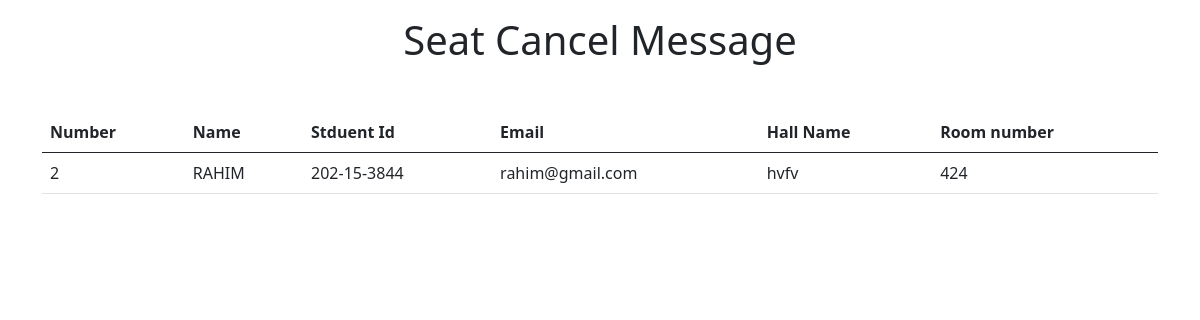
Page /seatcancelshowdata on the committed database.
### my_info/models.py (models this page shows)
class Seatcancle(models.Model):
    name = models.CharField(max_length=50,null=True)
    studentid = models.CharField(max_length=50,null=True)
    email = models.EmailField(max_length=100,null=True)
    hallname = models.CharField(max_length=100,null=True)
    roomno = models.TextField(max_length=500,null=True)

### my_info/views.py (the view)
# urls.py: path('seatcancelshowdata', views.seatcancelshowdata,name='seatcancelshowdata'),
def seatcancelshowdata(request):
    seatcancelshow = Seatcancle.objects.all()
    seatcancelshowdata = {'Seatcancle': seatcancelshow}
    return render(request,'seatcancelshowdata.html',seatcancelshowdata)

### templates/seatcancelshowdata.html (shortened to what this page needs)
<!doctype html>
<html lang="en">
  <head>
    <link href="https://cdn.jsdelivr.net/npm/bootstrap@5.0.2/dist/css/bootstrap.min.css" rel="stylesheet">
  </head>
  <body>
     <div class="text-center mt-3">
         <h1>Seat Cancel Message</h1>
     </div>
     <div class="container mt-5">
        <table class="table">
            <thead>
              <tr>
                <th scope="col">Number</th>
                <th scope="col">Name</th>
                <th scope="col">Stduent Id</th>
                <th scope="col">Email</th>
                <th scope="col">Hall Name</th>
                <th scope="col">Room number</th>
              </tr>
            </thead>
            <tbody>
                {% for i in Seatcancle %}
              <tr>
                <td>{{i.id}}</td>
                <td>{{i.name}}</td>
                <td>{{i.studentid}}</td>
                <td>{{i.email}}</td>
                <td>{{i.hallname}}</td>
                <td>{{i.roomno}}</td>
              </tr>
              {% endfor %}
            </tbody>
          </table>
     </div>
  </body>
</html>

### rows in the picture
Seatcancle: id "2", name "RAHIM", studentid "202-15-3844", email "rahim@gmail.com", hallname "hvfv", roomno "424"
